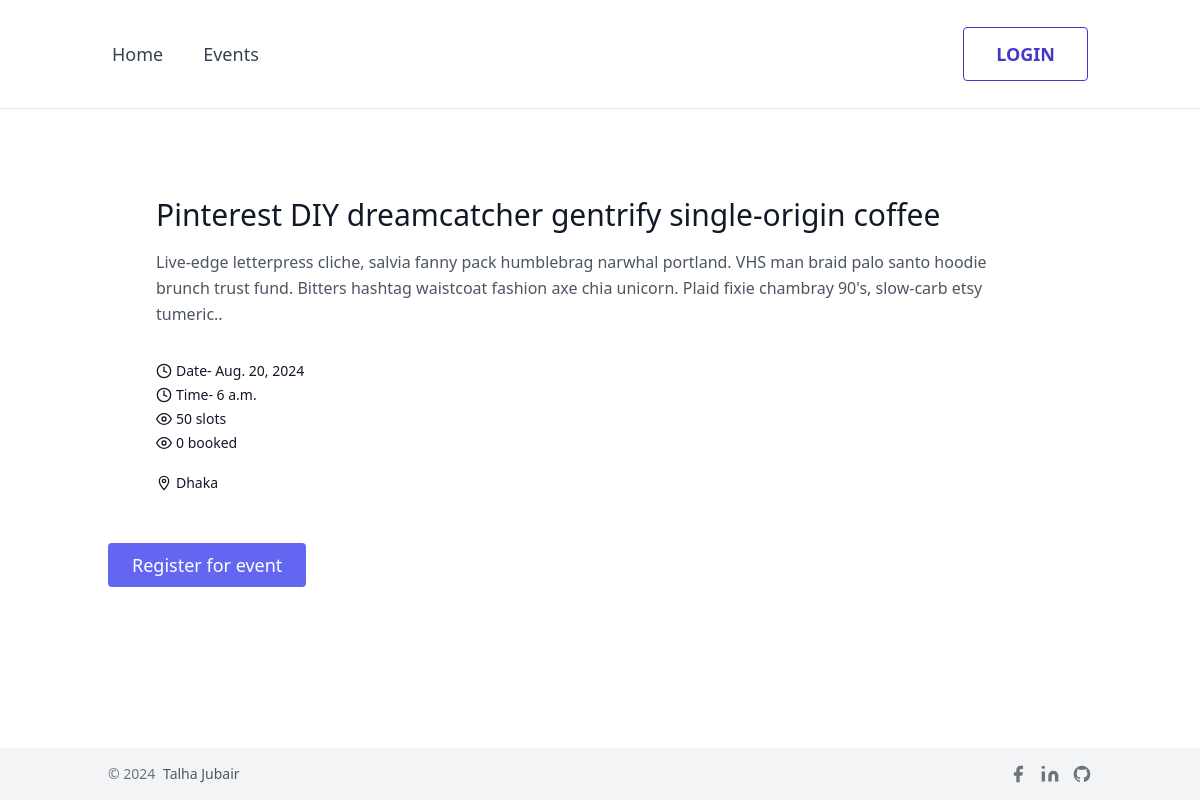
The page /event_details/2 on the database its author committed.
### events/models.py (models this page shows, shortened)
class Event(models.Model):
    title = models.CharField(max_length=100)
    description = models.TextField()
    date = models.DateField()
    time = models.TimeField()
    location = models.CharField(max_length=100)
    slots = models.IntegerField(default=0)
    booking_slots = models.IntegerField(default=0)

### events/views.py (the view)
# urls.py: path('event_details/<int:id>', event_details, name='event_details'),
def event_details(request, id):
    event = Event.objects.get(id=id)
    context = {'event': event}
    return render(request, 'frontend/event_details.html', context)

### templates/frontend/event_details.html (shortened to what this page needs)
{% extends "frontend/base.html" %}
{% load static %}
{% block content %}
<section class="text-gray-600 body-font overflow-hidden">
    <div class="container px-5 py-6 mx-auto">
        <div class="p-12 flex flex-col items-start">
            <p class="sm:text-3xl text-2xl title-font font-medium text-gray-900 mt-4 mb-4">{{ event.title }}</p>
            <p class="leading-relaxed mb-8">{{ event.description }}.</p>
            <div class="flex flex-col pb-4">
                <span class="text-gray-900 inline-flex items-center leading-none text-sm py-1 border-gray-200">
                    <svg class="w-4 h-4 mr-1" stroke="currentColor" stroke-width="2" fill="none" stroke-linecap="round"
                        stroke-linejoin="round" viewBox="0 0 24 24">
                        <circle cx="12" cy="12" r="10"></circle>
                        <line x1="12" y1="6" x2="12" y2="12"></line>
                        <line x1="12" y1="12" x2="16" y2="14"></line>
                    </svg>Date- {{ event.date }}
                </span>
                <span class="text-gray-900 inline-flex items-center leading-none text-sm py-1 border-gray-200">
                    <svg class="w-4 h-4 mr-1" stroke="currentColor" stroke-width="2" fill="none" stroke-linecap="round"
                        stroke-linejoin="round" viewBox="0 0 24 24">
                        <circle cx="12" cy="12" r="10"></circle>
                        <line x1="12" y1="6" x2="12" y2="12"></line>
                        <line x1="12" y1="12" x2="16" y2="14"></line>
                    </svg>Time- {{ event.time }}
                </span>
                <span class="text-gray-900 inline-flex items-center leading-none text-sm  py-1">
                    <svg class="w-4 h-4 mr-1" stroke="currentColor" stroke-width="2" fill="none" stroke-linecap="round"
                        stroke-linejoin="round" viewBox="0 0 24 24">
                        <path d="M1 12s4-8 11-8 11 8 11 8-4 8-11 8-11-8-11-8z"></path>
                        <circle cx="12" cy="12" r="3"></circle>
                    </svg> {{ event.slots }} slots
                </span>
                <span class="text-gray-900 inline-flex items-center leading-none text-sm  py-1">
                    <svg class="w-4 h-4 mr-1" stroke="currentColor" stroke-width="2" fill="none" stroke-linecap="round"
                        stroke-linejoin="round" viewBox="0 0 24 24">
                        <path d="M1 12s4-8 11-8 11 8 11 8-4 8-11 8-11-8-11-8z"></path>
                        <circle cx="12" cy="12" r="3"></circle>
                    </svg> {{ event.booking_slots }} booked
                </span>
            </div>
            <span class="text-gray-900 inline-flex items-center leading-none text-sm  py-1">
                 {{ event.location }}
            </span>
        </div>
        <form action="{% url 'user_register_event' %}" method="get">
            <button type="submit"
                class="text-white bg-indigo-500 border-0 py-2 px-6 focus:outline-none hover:bg-indigo-600 rounded text-lg">
                Register for event
            </button>
        </form>
    </div>
</section>
{% endblock %}

### templates/frontend/base.html (style rules this page uses)
body { display: flex; flex-direction: column; min-height: 100vh; margin: 0; }

### rows shown on the page
Event: title "Pinterest DIY dreamcatcher gentrify single-origin coffee", description "Live-edge letterpress cliche, salvia fanny pack humblebrag narwhal portland. VHS man braid palo santo hoodie brunch trust fund. Bitters hashtag waistcoat fashion axe chia unicorn. Plaid fixie chambray 90's, slow-carb etsy tumeric.", date "Aug. 20, 2024", time "6 a.m.", slots "50", booking_slots "0", location "Dhaka"
